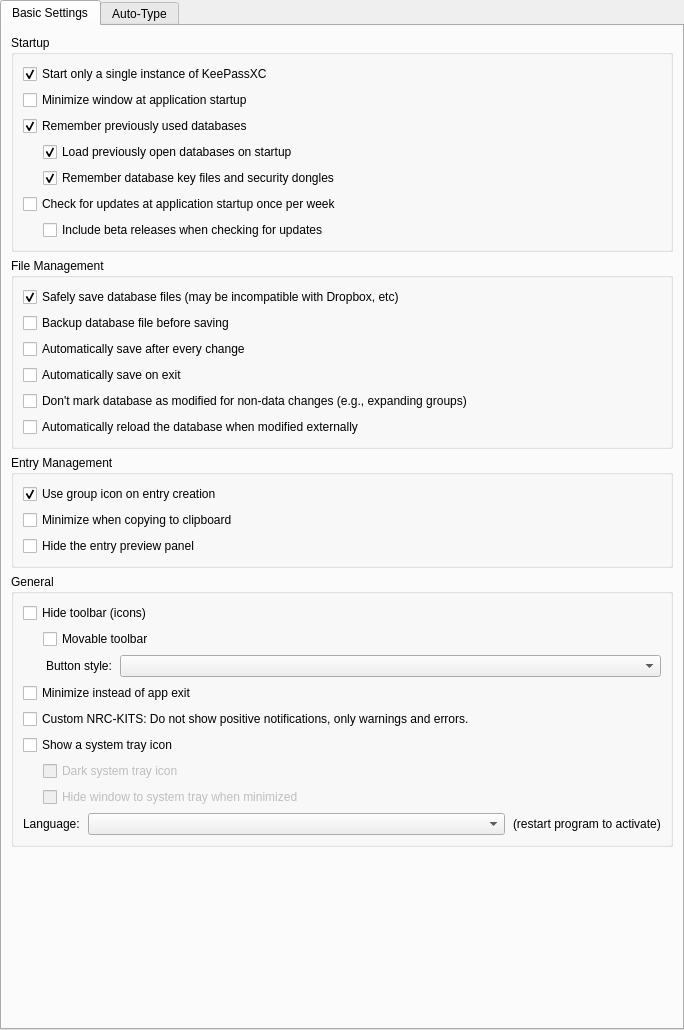
<?xml version="1.0" encoding="UTF-8"?>
<ui version="4.0">
 <class>ApplicationSettingsWidgetGeneral</class>
 <widget class="QWidget" name="ApplicationSettingsWidgetGeneral">
  <property name="geometry">
   <rect>
    <x>0</x>
    <y>0</y>
    <width>684</width>
    <height>1030</height>
   </rect>
  </property>
  <layout class="QVBoxLayout" name="verticalLayout_3">
   <property name="leftMargin">
    <number>0</number>
   </property>
   <property name="topMargin">
    <number>0</number>
   </property>
   <property name="rightMargin">
    <number>0</number>
   </property>
   <property name="bottomMargin">
    <number>0</number>
   </property>
   <item>
    <widget class="QTabWidget" name="generalSettingsTabWidget">
     <property name="currentIndex">
      <number>0</number>
     </property>
     <widget class="QWidget" name="tabGeneral">
      <attribute name="title">
       <string>Basic Settings</string>
      </attribute>
      <layout class="QVBoxLayout" name="verticalLayout">
       <item>
        <widget class="QGroupBox" name="startupGroup">
         <property name="title">
          <string>Startup</string>
         </property>
         <layout class="QVBoxLayout" name="verticalLayout_4">
          <item>
           <widget class="QCheckBox" name="singleInstanceCheckBox">
            <property name="text">
             <string>Start only a single instance of KeePassXC</string>
            </property>
            <property name="checked">
             <bool>true</bool>
            </property>
           </widget>
          </item>
          <item>
           <widget class="QCheckBox" name="systrayMinimizeOnStartup">
            <property name="text">
             <string>Minimize window at application startup</string>
            </property>
           </widget>
          </item>
          <item>
           <widget class="QCheckBox" name="rememberLastDatabasesCheckBox">
            <property name="text">
             <string>Remember previously used databases</string>
            </property>
            <property name="checked">
             <bool>true</bool>
            </property>
           </widget>
          </item>
          <item>
           <layout class="QHBoxLayout" name="rememberDbSubLayout_2">
            <property name="spacing">
             <number>0</number>
            </property>
            <property name="sizeConstraint">
             <enum>QLayout::SetMaximumSize</enum>
            </property>
            <item>
             <spacer name="toolbarMovableSpacer_3">
              <property name="orientation">
               <enum>Qt::Horizontal</enum>
              </property>
              <property name="sizeType">
               <enum>QSizePolicy::Fixed</enum>
              </property>
              <property name="sizeHint" stdset="0">
               <size>
                <width>20</width>
                <height>20</height>
               </size>
              </property>
             </spacer>
            </item>
            <item>
             <widget class="QCheckBox" name="openPreviousDatabasesOnStartupCheckBox">
              <property name="text">
               <string>Load previously open databases on startup</string>
              </property>
              <property name="checked">
               <bool>true</bool>
              </property>
             </widget>
            </item>
           </layout>
          </item>
          <item>
           <layout class="QHBoxLayout" name="rememberDbSubLayout">
            <property name="spacing">
             <number>0</number>
            </property>
            <property name="sizeConstraint">
             <enum>QLayout::SetMaximumSize</enum>
            </property>
            <item>
             <spacer name="toolbarMovableSpacer_2">
              <property name="orientation">
               <enum>Qt::Horizontal</enum>
              </property>
              <property name="sizeType">
               <enum>QSizePolicy::Fixed</enum>
              </property>
              <property name="sizeHint" stdset="0">
               <size>
                <width>20</width>
                <height>20</height>
               </size>
              </property>
             </spacer>
            </item>
            <item>
             <widget class="QCheckBox" name="rememberLastKeyFilesCheckBox">
              <property name="text">
               <string>Remember database key files and security dongles</string>
              </property>
              <property name="checked">
               <bool>true</bool>
              </property>
             </widget>
            </item>
           </layout>
          </item>
          <item>
           <widget class="QCheckBox" name="checkForUpdatesOnStartupCheckBox">
            <property name="text">
             <string>Check for updates at application startup once per week</string>
            </property>
           </widget>
          </item>
          <item>
           <layout class="QHBoxLayout" name="checkUpdatesSubLayout">
            <property name="spacing">
             <number>0</number>
            </property>
            <item>
             <spacer name="checkUpdatesSpacer">
              <property name="orientation">
               <enum>Qt::Horizontal</enum>
              </property>
              <property name="sizeType">
               <enum>QSizePolicy::Fixed</enum>
              </property>
              <property name="sizeHint" stdset="0">
               <size>
                <width>20</width>
                <height>20</height>
               </size>
              </property>
             </spacer>
            </item>
            <item>
             <widget class="QCheckBox" name="checkForUpdatesIncludeBetasCheckBox">
              <property name="text">
               <string>Include beta releases when checking for updates</string>
              </property>
             </widget>
            </item>
           </layout>
          </item>
         </layout>
        </widget>
       </item>
       <item>
        <widget class="QGroupBox" name="saveGroup">
         <property name="title">
          <string>File Management</string>
         </property>
         <layout class="QVBoxLayout" name="verticalLayout_5">
          <item>
           <widget class="QCheckBox" name="useAtomicSavesCheckBox">
            <property name="text">
             <string>Safely save database files (may be incompatible with Dropbox, etc)</string>
            </property>
            <property name="checked">
             <bool>true</bool>
            </property>
           </widget>
          </item>
          <item>
           <widget class="QCheckBox" name="backupBeforeSaveCheckBox">
            <property name="text">
             <string>Backup database file before saving</string>
            </property>
           </widget>
          </item>
          <item>
           <widget class="QCheckBox" name="autoSaveAfterEveryChangeCheckBox">
            <property name="text">
             <string>Automatically save after every change</string>
            </property>
           </widget>
          </item>
          <item>
           <widget class="QCheckBox" name="autoSaveOnExitCheckBox">
            <property name="text">
             <string>Automatically save on exit</string>
            </property>
           </widget>
          </item>
          <item>
           <widget class="QCheckBox" name="ignoreGroupExpansionCheckBox">
            <property name="text">
             <string>Don't mark database as modified for non-data changes (e.g., expanding groups)</string>
            </property>
           </widget>
          </item>
          <item>
           <widget class="QCheckBox" name="autoReloadOnChangeCheckBox">
            <property name="text">
             <string>Automatically reload the database when modified externally</string>
            </property>
           </widget>
          </item>
         </layout>
        </widget>
       </item>
       <item>
        <widget class="QGroupBox" name="entryGroup">
         <property name="title">
          <string>Entry Management</string>
         </property>
         <layout class="QVBoxLayout" name="verticalLayout_6">
          <item>
           <widget class="QCheckBox" name="useGroupIconOnEntryCreationCheckBox">
            <property name="text">
             <string>Use group icon on entry creation</string>
            </property>
            <property name="checked">
             <bool>true</bool>
            </property>
           </widget>
          </item>
          <item>
           <widget class="QCheckBox" name="minimizeOnCopyCheckBox">
            <property name="text">
             <string>Minimize when copying to clipboard</string>
            </property>
           </widget>
          </item>
          <item>
           <widget class="QCheckBox" name="previewHideCheckBox">
            <property name="text">
             <string>Hide the entry preview panel</string>
            </property>
           </widget>
          </item>
         </layout>
        </widget>
       </item>
       <item>
        <widget class="QGroupBox" name="generalGroup">
         <property name="title">
          <string>General</string>
         </property>
         <layout class="QVBoxLayout" name="verticalLayout_7">
          <item>
           <widget class="QCheckBox" name="toolbarHideCheckBox">
            <property name="text">
             <string>Hide toolbar (icons)</string>
            </property>
           </widget>
          </item>
          <item>
           <layout class="QHBoxLayout" name="toolbarMovableLayout">
            <property name="spacing">
             <number>0</number>
            </property>
            <property name="sizeConstraint">
             <enum>QLayout::SetMaximumSize</enum>
            </property>
            <item>
             <spacer name="toolbarMovableSpacer">
              <property name="orientation">
               <enum>Qt::Horizontal</enum>
              </property>
              <property name="sizeType">
               <enum>QSizePolicy::Fixed</enum>
              </property>
              <property name="sizeHint" stdset="0">
               <size>
                <width>20</width>
                <height>20</height>
               </size>
              </property>
             </spacer>
            </item>
            <item>
             <widget class="QCheckBox" name="toolbarMovableCheckBox">
              <property name="enabled">
               <bool>true</bool>
              </property>
              <property name="sizePolicy">
               <sizepolicy hsizetype="Minimum" vsizetype="Fixed">
                <horstretch>0</horstretch>
                <verstretch>0</verstretch>
               </sizepolicy>
              </property>
              <property name="text">
               <string>Movable toolbar</string>
              </property>
             </widget>
            </item>
           </layout>
          </item>
          <item>
           <layout class="QHBoxLayout" name="toolButtonStyleLayout">
            <property name="spacing">
             <number>0</number>
            </property>
            <item>
             <spacer name="toolButtonStyleSpacer">
              <property name="orientation">
               <enum>Qt::Horizontal</enum>
              </property>
              <property name="sizeType">
               <enum>QSizePolicy::Fixed</enum>
              </property>
              <property name="sizeHint" stdset="0">
               <size>
                <width>20</width>
                <height>20</height>
               </size>
              </property>
             </spacer>
            </item>
            <item alignment="Qt::AlignRight">
             <widget class="QLabel" name="toolButtonStyleLabel">
              <property name="enabled">
               <bool>true</bool>
              </property>
              <property name="sizePolicy">
               <sizepolicy hsizetype="Preferred" vsizetype="Fixed">
                <horstretch>0</horstretch>
                <verstretch>0</verstretch>
               </sizepolicy>
              </property>
              <property name="styleSheet">
               <string notr="true">margin-right: 5px</string>
              </property>
              <property name="text">
               <string>Button style:</string>
              </property>
             </widget>
            </item>
            <item>
             <widget class="QComboBox" name="toolButtonStyleComboBox">
              <property name="enabled">
               <bool>true</bool>
              </property>
              <property name="sizePolicy">
               <sizepolicy hsizetype="Expanding" vsizetype="Fixed">
                <horstretch>0</horstretch>
                <verstretch>0</verstretch>
               </sizepolicy>
              </property>
             </widget>
            </item>
           </layout>
          </item>
          <item>
           <widget class="QCheckBox" name="minimizeOnCloseCheckBox">
            <property name="text">
             <string>Minimize instead of app exit</string>
            </property>
           </widget>
          </item>
          <item>
           <widget class="QCheckBox" name="quietPositiveNotice">
            <property name="text">
             <string>Custom NRC-KITS: Do not show positive notifications, only warnings and errors.</string>
            </property>
           </widget>
          </item>
          <item>
           <widget class="QCheckBox" name="systrayShowCheckBox">
            <property name="text">
             <string>Show a system tray icon</string>
            </property>
           </widget>
          </item>
          <item>
           <layout class="QHBoxLayout" name="horizontalLayout_4">
            <property name="spacing">
             <number>0</number>
            </property>
            <property name="sizeConstraint">
             <enum>QLayout::SetMaximumSize</enum>
            </property>
            <item>
             <spacer name="horizontalSpacer_3">
              <property name="orientation">
               <enum>Qt::Horizontal</enum>
              </property>
              <property name="sizeType">
               <enum>QSizePolicy::Fixed</enum>
              </property>
              <property name="sizeHint" stdset="0">
               <size>
                <width>20</width>
                <height>20</height>
               </size>
              </property>
             </spacer>
            </item>
            <item>
             <widget class="QCheckBox" name="systrayDarkIconCheckBox">
              <property name="enabled">
               <bool>false</bool>
              </property>
              <property name="text">
               <string>Dark system tray icon</string>
              </property>
             </widget>
            </item>
           </layout>
          </item>
          <item>
           <widget class="QWidget" name="systraySettings" native="true">
            <layout class="QVBoxLayout" name="systrayLayout">
             <property name="leftMargin">
              <number>0</number>
             </property>
             <property name="topMargin">
              <number>0</number>
             </property>
             <property name="rightMargin">
              <number>0</number>
             </property>
             <property name="bottomMargin">
              <number>0</number>
             </property>
             <item>
              <layout class="QHBoxLayout" name="horizontalLayout_2">
               <property name="spacing">
                <number>0</number>
               </property>
               <property name="sizeConstraint">
                <enum>QLayout::SetMaximumSize</enum>
               </property>
               <item>
                <spacer name="horizontalSpacer">
                 <property name="orientation">
                  <enum>Qt::Horizontal</enum>
                 </property>
                 <property name="sizeType">
                  <enum>QSizePolicy::Fixed</enum>
                 </property>
                 <property name="sizeHint" stdset="0">
                  <size>
                   <width>20</width>
                   <height>20</height>
                  </size>
                 </property>
                </spacer>
               </item>
               <item>
                <widget class="QCheckBox" name="systrayMinimizeToTrayCheckBox">
                 <property name="enabled">
                  <bool>false</bool>
                 </property>
                 <property name="sizePolicy">
                  <sizepolicy hsizetype="Minimum" vsizetype="Fixed">
                   <horstretch>0</horstretch>
                   <verstretch>0</verstretch>
                  </sizepolicy>
                 </property>
                 <property name="text">
                  <string>Hide window to system tray when minimized</string>
                 </property>
                </widget>
               </item>
              </layout>
             </item>
            </layout>
           </widget>
          </item>
          <item>
           <layout class="QHBoxLayout" name="languageLabelLayout_2">
            <property name="spacing">
             <number>8</number>
            </property>
            <item alignment="Qt::AlignRight">
             <widget class="QLabel" name="languageLabel_2">
              <property name="sizePolicy">
               <sizepolicy hsizetype="Preferred" vsizetype="Preferred">
                <horstretch>0</horstretch>
                <verstretch>0</verstretch>
               </sizepolicy>
              </property>
              <property name="text">
               <string>Language:</string>
              </property>
             </widget>
            </item>
            <item>
             <widget class="QComboBox" name="languageComboBox">
              <property name="sizePolicy">
               <sizepolicy hsizetype="Expanding" vsizetype="Fixed">
                <horstretch>0</horstretch>
                <verstretch>0</verstretch>
               </sizepolicy>
              </property>
             </widget>
            </item>
            <item>
             <widget class="QLabel" name="languageLabel_3">
              <property name="text">
               <string>(restart program to activate)</string>
              </property>
             </widget>
            </item>
           </layout>
          </item>
         </layout>
        </widget>
       </item>
       <item>
        <spacer name="verticalSpacer_2">
         <property name="orientation">
          <enum>Qt::Vertical</enum>
         </property>
         <property name="sizeType">
          <enum>QSizePolicy::Expanding</enum>
         </property>
         <property name="sizeHint" stdset="0">
          <size>
           <width>20</width>
           <height>40</height>
          </size>
         </property>
        </spacer>
       </item>
      </layout>
     </widget>
     <widget class="QWidget" name="tabAutotype">
      <attribute name="title">
       <string>Auto-Type</string>
      </attribute>
      <layout class="QVBoxLayout" name="verticalLayout_2">
       <item>
        <widget class="QCheckBox" name="autoTypeEntryTitleMatchCheckBox">
         <property name="text">
          <string>Use entry title to match windows for global Auto-Type</string>
         </property>
        </widget>
       </item>
       <item>
        <widget class="QCheckBox" name="autoTypeEntryURLMatchCheckBox">
         <property name="text">
          <string>Use entry URL to match windows for global Auto-Type</string>
         </property>
        </widget>
       </item>
       <item>
        <widget class="QCheckBox" name="autoTypeAskCheckBox">
         <property name="text">
          <string>Always ask before performing Auto-Type</string>
         </property>
         <property name="checked">
          <bool>true</bool>
         </property>
        </widget>
       </item>
       <item>
        <layout class="QFormLayout" name="formLayout_2">
         <property name="topMargin">
          <number>10</number>
         </property>
         <item row="1" column="0">
          <widget class="QLabel" name="autoTypeShortcutLabel">
           <property name="text">
            <string>Global Auto-Type shortcut</string>
           </property>
          </widget>
         </item>
         <item row="1" column="1">
          <widget class="ShortcutWidget" name="autoTypeShortcutWidget">
           <property name="sizePolicy">
            <sizepolicy hsizetype="Expanding" vsizetype="Fixed">
             <horstretch>0</horstretch>
             <verstretch>0</verstretch>
            </sizepolicy>
           </property>
          </widget>
         </item>
         <item row="3" column="0">
          <widget class="QLabel" name="autoTypeDelayLabel">
           <property name="text">
            <string>Auto-Type typing delay</string>
           </property>
          </widget>
         </item>
         <item row="3" column="1">
          <widget class="QSpinBox" name="autoTypeDelaySpinBox">
           <property name="sizePolicy">
            <sizepolicy hsizetype="Minimum" vsizetype="Fixed">
             <horstretch>0</horstretch>
             <verstretch>0</verstretch>
            </sizepolicy>
           </property>
           <property name="suffix">
            <string comment="Milliseconds"> ms</string>
           </property>
           <property name="prefix">
            <string/>
           </property>
           <property name="maximum">
            <number>1000</number>
           </property>
           <property name="value">
            <number>25</number>
           </property>
          </widget>
         </item>
         <item row="2" column="0">
          <widget class="QLabel" name="autoTypeStartDelayLabel">
           <property name="text">
            <string>Auto-Type start delay</string>
           </property>
          </widget>
         </item>
         <item row="2" column="1">
          <widget class="QSpinBox" name="autoTypeStartDelaySpinBox">
           <property name="sizePolicy">
            <sizepolicy hsizetype="Minimum" vsizetype="Fixed">
             <horstretch>0</horstretch>
             <verstretch>0</verstretch>
            </sizepolicy>
           </property>
           <property name="suffix">
            <string comment="Milliseconds"> ms</string>
           </property>
           <property name="prefix">
            <string/>
           </property>
           <property name="minimum">
            <number>100</number>
           </property>
           <property name="maximum">
            <number>10000</number>
           </property>
           <property name="singleStep">
            <number>100</number>
           </property>
           <property name="value">
            <number>500</number>
           </property>
          </widget>
         </item>
        </layout>
       </item>
       <item>
        <spacer name="verticalSpacer_3">
         <property name="orientation">
          <enum>Qt::Vertical</enum>
         </property>
         <property name="sizeHint" stdset="0">
          <size>
           <width>20</width>
           <height>40</height>
          </size>
         </property>
        </spacer>
       </item>
      </layout>
     </widget>
    </widget>
   </item>
  </layout>
 </widget>
 <customwidgets>
  <customwidget>
   <class>ShortcutWidget</class>
   <extends>QLineEdit</extends>
   <header>autotype/ShortcutWidget.h</header>
  </customwidget>
 </customwidgets>
 <resources/>
 <connections/>
</ui>
